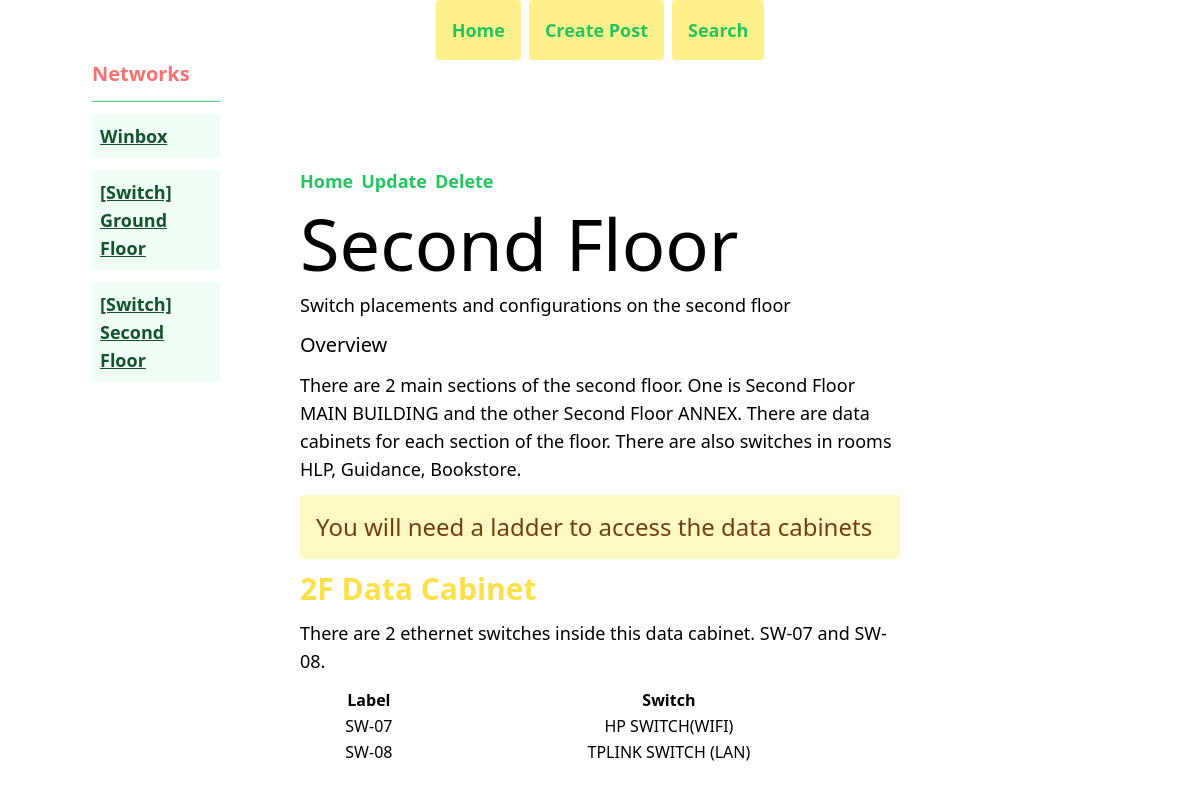
Screenshot of /post/view_post/12 with the database file from the repository.
### articles/models.py (models this page shows, shortened)
class Post(models.Model):
    title = models.CharField(max_length=255)
    content = models.TextField()
    created = models.DateField(auto_now_add=True)
    updated = models.DateTimeField(auto_now=True)
    article = models.ForeignKey(Article, on_delete=models.CASCADE)

class Article(models.Model):
    title = models.CharField(max_length=255)
    content = models.TextField()
    created = models.DateField(auto_now_add=True)
    updated = models.DateTimeField(auto_now=True)
    def __str__(self):
        return self.title

### articles/views.py (the view)
# urls.py: path('post/view_post/<int:id>', views.view_post, name='view_post'),
def view_post(request, id):
    template_name = 'posts/load_posts.html'
    post = Post.objects.get(id=id)
    post_article = post.article
    articles = Post.objects.filter(article=post_article)
    context = {
        'post': post,
        'articles': articles
    }
    return render(request, template_name, context=context)

### articles/templatetags/article_extras.py (called while the page is built)
@register.filter
def convert_markdown(value):
    return markdown.markdown(value, extensions=['markdown.extensions.fenced_code'])

### templates/posts/load_posts.html (shortened to what this page needs)
{% extends 'base.html' %}
{% load static %}
{% load article_extras %}
{% block content %}
<div class="relative flex flex-col items-left justify-center w-1/2 mx-auto  min-h-screen space-y-3">
	<div class="flex flex-col absolute top-0 -left-52 w-32 space-y-3">
		<h2 class="font-bold text-red-400">{{ post.article }}</h2>
		<hr>
		{% for article in articles %}
		<a href="{% url 'view_post' article.id %}" class="bg-green-50 p-2">
			<h5 class="text-lg text-green-900 bot underline">{{ article.title }}</h1>
		</a>
		{% endfor %}
	</div>
	<div class="flex">
		<ul class="flex space-x-2">
			<li><a href="{% url 'home' %}">Home</a></li>
			<li><a href="{% url 'update_post' post.id %}">Update</a></li>
			<li><a href="{% url 'delete_post' post.id %}">Delete</a></li>
		</ul>
	</div>
	{{ post.content|convert_markdown|safe }}
</div>
{% endblock content %}

### rows the page displays
Post: article "Networks", title "[Switch] Second Floor", content|convert_markdown "Second Floor Switch placements and configurations on the second floor Overview There are 2 main sections of the second floor. One is Second Floor MAIN BUILDING and the other Second Floor ANNEX. There are data cabinets for each section of the floor. There are also switches in rooms HLP, Guidance, Bookstore. You will need a ladder to access the data cabinets 2F Data Cabinet There are 2 ethernet switches inside this data cabinet. SW-07 and SW-08. Label Switch SW-07 HP SWITCH(WIFI) SW-08 TPLINK SWITCH (LAN)"
Post: title "Winbox"
Post: title "[Switch] Ground Floor"
